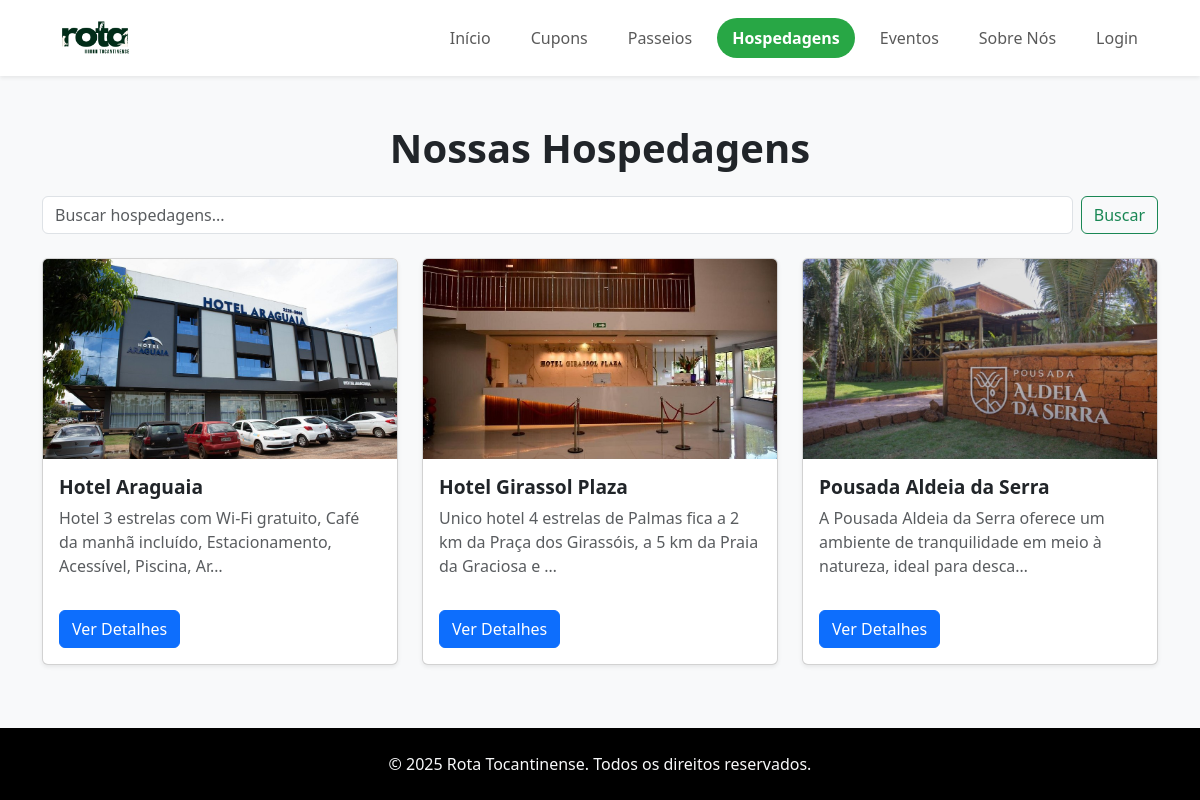
Page /hospedagens/ on the committed database.
### Home/models.py (models this page shows, shortened)
class Hospedagem(models.Model):
    nome = models.CharField(max_length=100)
    imagem = models.ImageField(upload_to='hospedagens/')
    descricao = models.TextField(default='')
    localizacao = models.CharField(max_length=255, blank=True)
    telefone = models.CharField(max_length=20, blank=True)
    valores = models.CharField(max_length=100, blank=True)
    horarios = models.CharField(max_length=100, blank=True)
    redes_sociais = models.URLField(blank=True)
    mapa_link = models.URLField(max_length=500, blank=True, help_text="Cole o link do Google Maps aqui")

### Home/views.py (the view)
# urls.py: path('hospedagens/', views.hospedagens, name='hospedagens'),
def hospedagens(request):
    query = request.GET.get('q')
    if query:
        hospedagens = Hospedagem.objects.filter(nome__icontains=query)
    else:
        hospedagens = Hospedagem.objects.all()
    return render(request, 'home/hospedagens.html', {'hospedagens': hospedagens})

### templates/home/hospedagens.html (shortened to what this page needs)
{% load static %}
<!DOCTYPE html>
<html lang="pt-br">
<head>
    <link rel="stylesheet" href="{% static 'css/style.css' %}">
    <link href="https://cdn.jsdelivr.net/npm/bootstrap@5.3.3/dist/css/bootstrap.min.css" rel="stylesheet">
    <link rel="stylesheet" href="https://cdn.jsdelivr.net/npm/bootstrap-icons@1.11.3/font/bootstrap-icons.min.css">
</head>
<body class="bg-light d-flex flex-column min-vh-100">
    <nav class="navbar navbar-expand-lg navbar-light bg-white shadow-sm">
        <div class="container">
            <a class="navbar-brand fw-bold" href="{% url 'inicio' %}">
                <img src="{% static 'img/Design sem nome.png' %}" alt="Logo Rota Tocantinense" height="50">
            </a>
            <div class="collapse navbar-collapse justify-content-end" id="navbarNav">
                <ul class="navbar-nav">
                    <li class="nav-item"><a class="nav-link" href="{% url 'inicio' %}">Início</a></li>
                    <li class="nav-item"><a class="nav-link" href="{% url 'cupons' %}">Cupons</a></li>
                    <li class="nav-item"><a class="nav-link" href="{% url 'passeios' %}">Passeios</a></li>
                    <li class="nav-item"><a class="nav-link" href="{% url 'hospedagens' %}">Hospedagens</a></li>
                    <li class="nav-item"><a class="nav-link" href="{% url 'eventos' %}">Eventos</a></li>
                    <li class="nav-item"><a class="nav-link" href="{% url 'sobrenos' %}">Sobre Nós</a></li>
                    <li class="nav-item">
                        {% if user.is_authenticated %}
                            <a class="nav-link" href="{% url 'perfil' %}">{{ user.first_name|default:user.username }}</a>
                        {% else %}
                            <a class="nav-link" href="{% url 'login' %}">Login</a>
                        {% endif %}
                    </li>
                </ul>
            </div>
        </div>
    </nav>
    <div class="container my-5 flex-grow-1">
        <h1 class="fw-bold mb-4 text-center">Nossas Hospedagens</h1>
        <form class="d-flex mb-4" role="search" method="get" action="{% url 'hospedagens' %}">
            <input class="form-control me-2" type="search" placeholder="Buscar hospedagens..." aria-label="Search" name="q" value="{{ request.GET.q }}">
            <button class="btn btn-outline-success" type="submit">Buscar</button>
        </form>
        <div class="row row-cols-1 row-cols-md-2 row-cols-lg-3 g-4">
            {% for hospedagem in hospedagens %}
            <div class="col">
                <div class="card h-100 shadow-sm">
                    <img src="{{ hospedagem.imagem.url }}" class="card-img-top" alt="{{ hospedagem.nome }}" style="height: 200px; object-fit: cover;">
                    <div class="card-body d-flex flex-column">
                        <h5 class="card-title fw-bold">{{ hospedagem.nome }}</h5>
                        <p class="card-text text-muted flex-grow-1">{{ hospedagem.descricao|truncatechars:100 }}</p>
                        <a href="{% url 'hospedagem_detalhes' hospedagem.id %}" class="btn btn-primary mt-3 align-self-start">Ver Detalhes</a>
                    </div>
                </div>
            </div>
            {% empty %}
            <div class="col-12">
                <p class="text-center">Nenhuma hospedagem encontrada.</p>
            </div>
            {% endfor %}
        </div>
    </div>
    <footer class="bg-black text-light py-4 mt-auto">
        <div class="container">
            <div class="row">
                <div class="col-12 text-center">
                    <p class="mb-0">&copy; {% now "Y" %} Rota Tocantinense. Todos os direitos reservados.</p>
                </div>
            </div>
        </div>
    </footer>
</body>
</html>

### Home/static/css/style.css (style rules this page uses)
:root { --color-primary: #28a745; --color-primary-dark: #218838; --color-secondary: #4a90e2; --color-secondary-dark: #3a7bd5; --color-accent: #f5a623; --color-text-dark: #333333; --color-text-light: #ffffff; --color-text-muted: #6c757d; --color-background-light: #f8f9fa; --color-background-white: #ffffff; --color-border: #dee2e6; --font-family-base: 'Inter', 'Helvetica Neue', Helvetica, Arial, sans-serif; --font-family-heading: 'Poppins', 'Segoe UI', Roboto, 'Helvetica Neue', Arial, sans-serif; --font-size-base: 1rem; --line-height-base: 1.6; --transition-ease: all 0.3s ease-in-out; }
*, *::before, *::after { box-sizing: border-box; margin: 0; padding: 0; }
body { font-family: var(--font-family-base); color: var(--color-text-dark); background-color: var(--color-background-white); }
.navbar { background-color: var(--color-background-white); font-size: 16px; padding: 1rem 5em; box-shadow: 0 2px 5px rgba(0,0,0,0.1); }
.nav-link { transition: var(--transition-ease); border-radius: 50px; padding: 8px 15px !important; margin: 0 5px; }
.nav-link.active { background-color: var(--color-primary); color: var(--color-text-light) !important; font-weight: bold; }
.btn-primary { background-color: var(--color-primary); border: none; transition: var(--transition-ease); }
.card { transition: var(--transition-ease); border: 1px solid var(--color-border); }
.card-title { font-size: 1.2rem; }

### rows in the picture
Hospedagem: imagem (picture), nome "Hotel Araguaia", descricao "Hotel 3 estrelas com Wi-Fi gratuito, Café da manhã incluído, Estacionamento, Acessível, Piscina, Ar…"
Hospedagem: imagem (picture), nome "Hotel Girassol Plaza", descricao "Unico hotel 4 estrelas de Palmas fica a 2 km da Praça dos Girassóis, a 5 km da Praia da Graciosa e …"
Hospedagem: imagem (picture), nome "Pousada Aldeia da Serra", descricao "A Pousada Aldeia da Serra oferece um ambiente de tranquilidade em meio à natureza, ideal para desca…"
